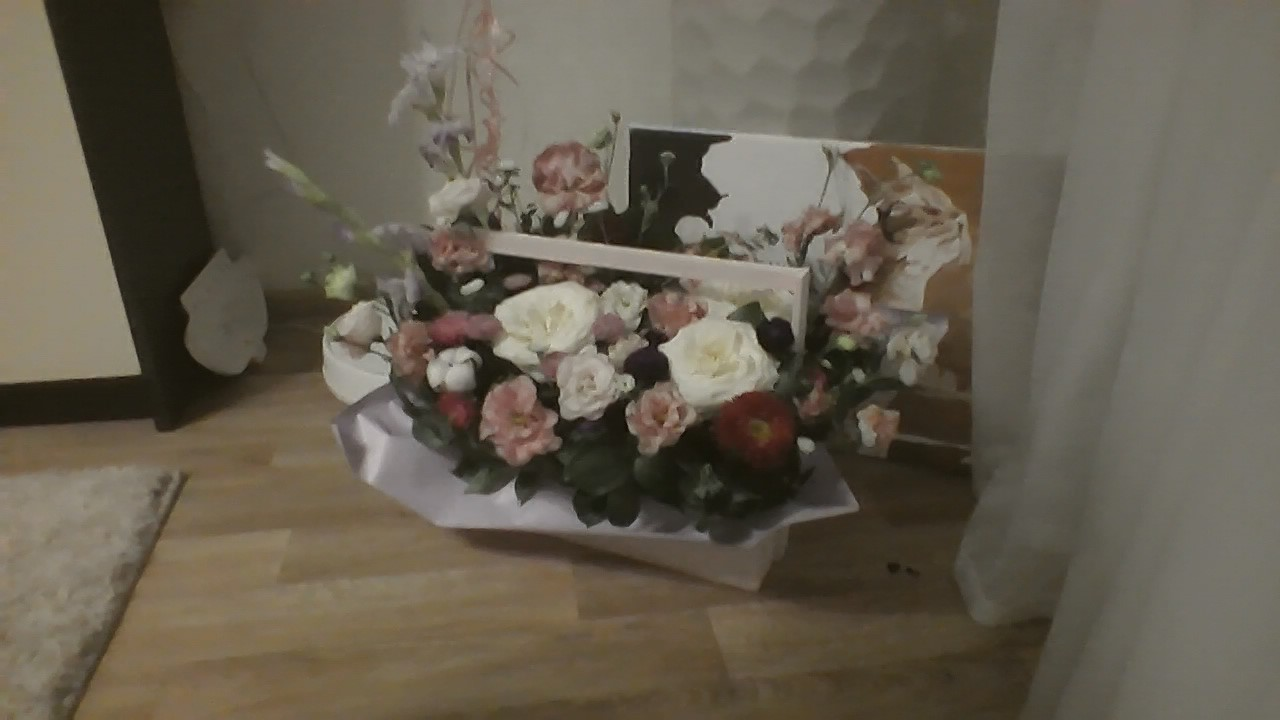
#> input picture LR1/cam_photo.jpg, 1280 x 720 px, given in place of the camera
$ python task3.py
#> lines starting #> are read from the running program, lines starting #| are printed output that depends on the picture; after the words box and inside, x2 and y2 are one past the last pixel; in counts of white or black regions, pixels touching at a corner belong together
import cv2
import numpy as np


# Операция эрозии - уменьшение изображения для удаления мелких деталей и шумов
def erode(image, kernel):
    m, n, _ = image.shape  # Получаем высоту и ширину изображения
    km, kn = kernel.shape
    hkm = km // 2
    hkn = kn // 2
    eroded = np.copy(image)

    # Проходимся по каждому пикселю изображения, начиная с пикселей, где размер ядра помещается полностью
    for i in range(hkm, m - hkm):
        for j in range(hkn, n - hkn):
            # Вычисляем минимум среди пикселей внутри ядра, только если соответствующий элемент ядра равен 1
            eroded[i, j] = np.min(
              #создания подматрицы (подобласти) изображения вокруг текущего пикселя
                image[i - hkm :i + hkm + 1, j - hkn :j + hkn + 1][kernel == 1])

    return eroded

# Операция дилатации - увеличение изображения для заполнения недостающих частей
def dilate(image, kernel):
    m, n, _ = image.shape  # Получаем высоту и ширину изображения
    km, kn = kernel.shape
    hkm = km // 2
    hkn = kn // 2
    dilated = np.copy(image)

    # Проходимся по каждому пикселю изображения, начиная с пикселей, где размер ядра помещается полностью
    for i in range(hkm, m - hkm):
        for j in range(hkn, n - hkn):
            # Вычисляем максимум среди пикселей внутри ядра, только если соответствующий элемент ядра равен 1
            dilated[i, j] = np.max(
                image[i - hkm:i + hkm + 1, j - hkn:j + hkn + 1][kernel == 1])

    return dilated


# объект VideoCapture для подключения к IP-камере
cap = cv2.VideoCapture(0)

while True:
    ret, frame = cap.read()
#> frame is the input picture: shape (720, 1280, 3); mean B, G, R 79.3, 93.6, 101.1
    hsv = cv2.cvtColor(frame, cv2.COLOR_BGR2HSV)
#> hsv: shape (720, 1280, 3); mean H, S, V 22.2, 61.5, 101.2

    # определение диапазона красного цвета в HSV
    lower_red = np.array([0, 0, 100])  # минимальные значения оттенка, насыщенности и яркости
    upper_red = np.array([60, 255, 255])  # максимальные значения оттенка, насыщенности и яркости

    # Маска - бинарное изображение, где пиксели, соответствующие заданному диапазону цвета, имеют значение 255 (белый), а остальные пиксели имеют значение 0 (черный).
    mask = cv2.inRange(hsv, lower_red, upper_red)
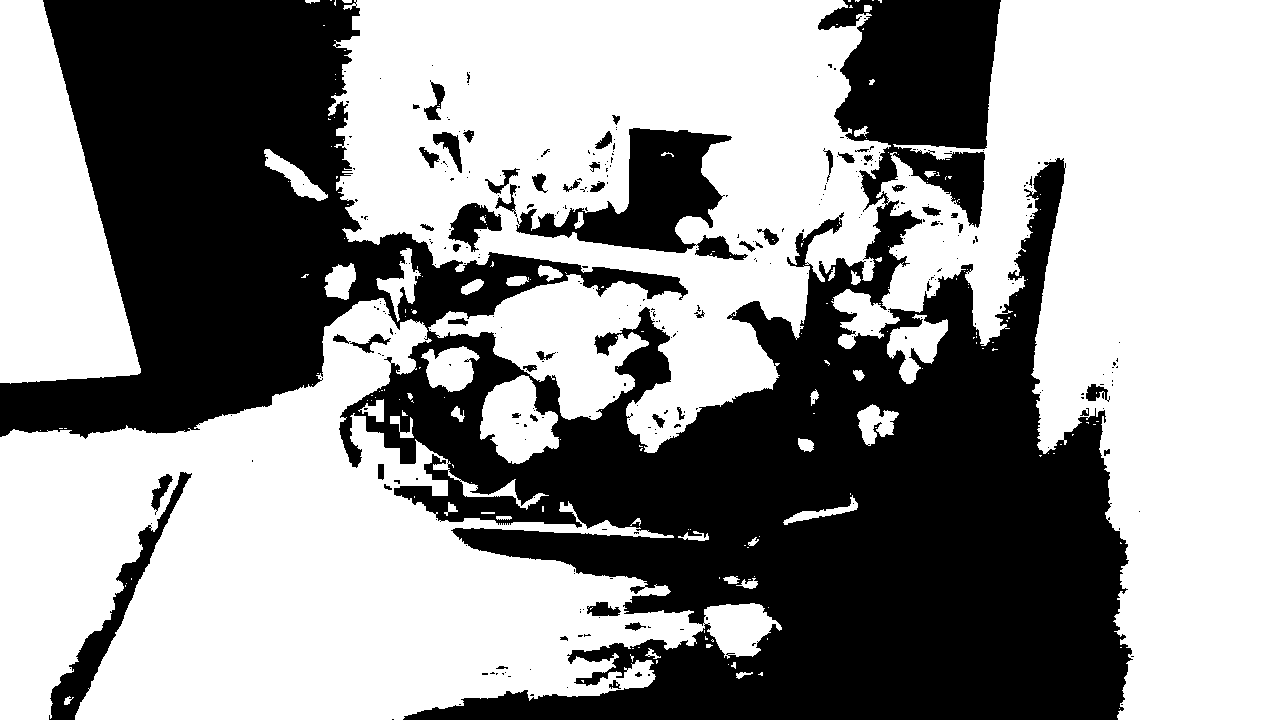
#> mask: shape (720, 1280); 58.5% white; 332 black regions (275 under 20 px), largest, box (x1, y1, x2, y2) and area: (0, 0, 1133, 720) 358083, (516, 128, 748, 260) 12245, (49, 472, 192, 720) 4745

    # применение маски на изображение
    res = cv2.bitwise_and(frame, frame, mask=mask)
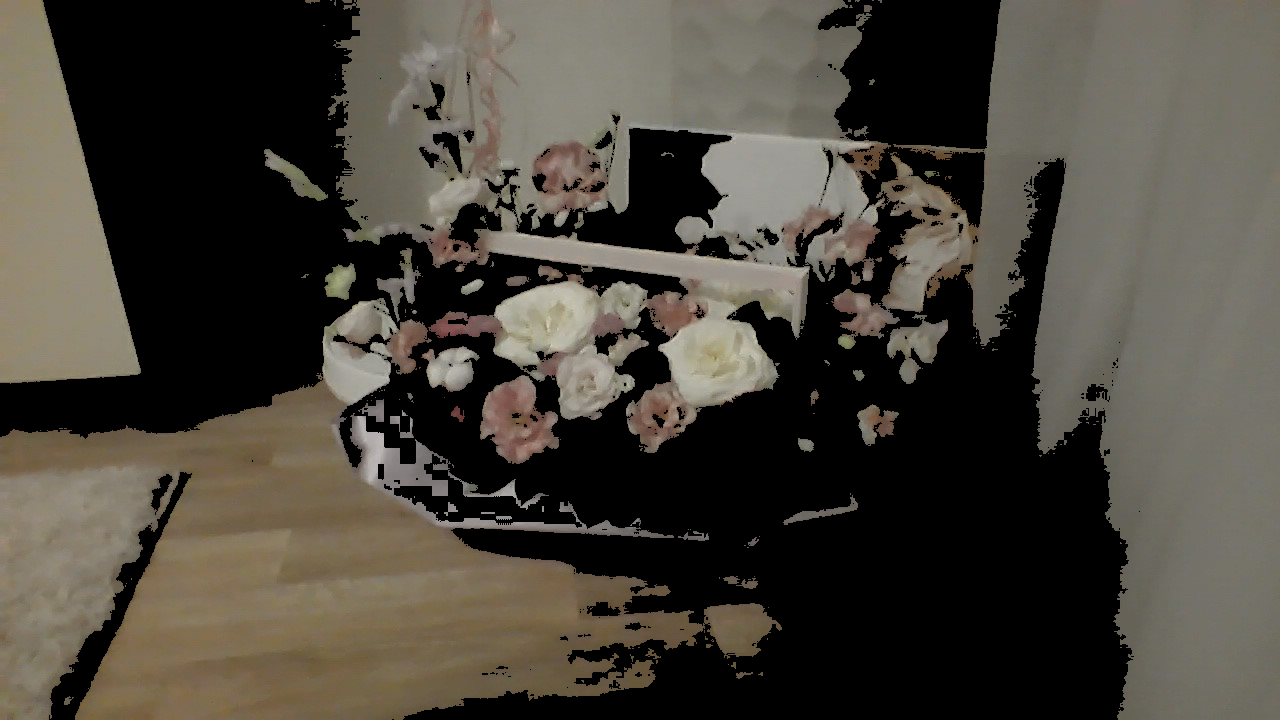
#> res: shape (720, 1280, 3); mean B, G, R 59.1, 68, 72.8

    # структурирующий элемент (ядро) размером 5x5, который представляет собой матрицу, где все элементы установлены в 1
    # (определяет размер и форму области)
    kernel = np.ones((5, 5), np.uint8)

    # Операция открытия - 1)эрозия, 2)дилатация.
    opening = cv2.morphologyEx(res, cv2.MORPH_OPEN, kernel)

    # Операция закрытия-1)дилатации, 2) операция эрозии.
    closing = cv2.morphologyEx(res, cv2.MORPH_CLOSE, kernel)

    cv2.imshow('Opening', opening)
    cv2.imshow('Closing', closing)

    # Применение операции эрозии
    # eroded = erode(res, kernel)
    #
    # # Применение операции дилатации
    # dilated = dilate(res, kernel)
    #
    # # Отображение изображений с применением эрозии и дилатации
    # cv2.imshow('Erosion', eroded)
    # cv2.imshow('Dilation', dilated)


    # нажатие клавиши esc для выхода из цикла
    if cv2.waitKey(1) & 0xFF == 27:
#> (key Esc is pressed here)
        break

# освобождение ресурсов окна
cap.release()
cv2.destroyAllWindows()
